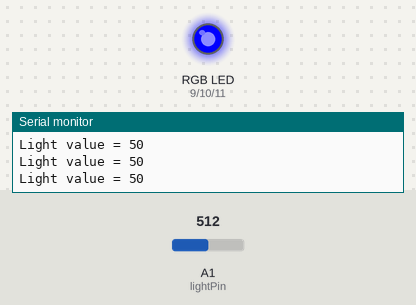
This sketch was run on a simulated Arduino Uno, built with avr-gcc and run on an emulated ATmega328P. On the bench: an RGB LED mixed from three pins (HIGH = lit), the last lines printed to the serial monitor. Inputs (shaded band) come from the test bench; at power-on: A1 (lightPin) = 512.

Above: at 1.2 s.
1.3 s: A1 (lightPin) set to 697
2.8 s: A1 (lightPin) set to 729
At 3.4 s:
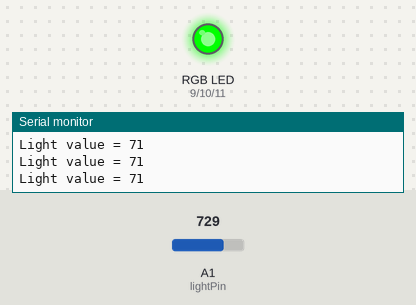
4.3 s: A1 (lightPin) set to 306
At 4.7 s:
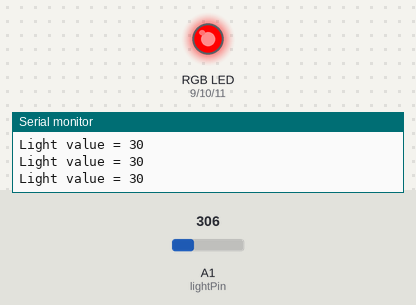
5.8 s: A1 (lightPin) set to 355
7.3 s: A1 (lightPin) set to 371
At 8.5 s:
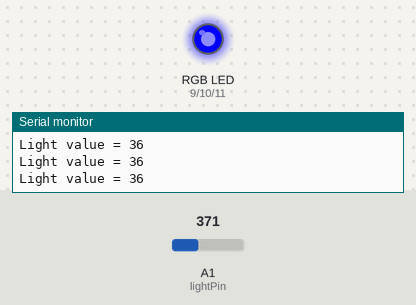
8.8 s: A1 (lightPin) set to 122
At 10.0 s:
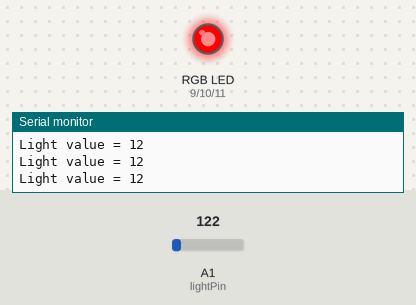
Timing chart, 0 to 11.3 s (numbered marks = the images above; inputs shaded):
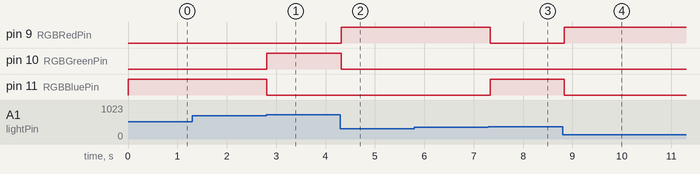

The sketch:

level_4.ino
```cpp
// Program: 004 Level 4
// Author: Braden Coates

#define lightPin A1 //The light sensor is plugged into pin A1 of the Arduino.
#define RGBRedPin 9    //The red RGB LED is connected pin 9 of the Arduino.
#define RGBGreenPin 10 //The green RGB LED is connected pin 10 of the Arduino.
#define RGBBluePin 11  //The blue RGB LED is connected pin 11 of the Arduino.
int light;      //This will store the data from the sensor.

void red() {
  //Display Red
  digitalWrite(RGBRedPin, HIGH); //Turn on RED
  digitalWrite(RGBGreenPin, LOW); //Turn off GREEN
  digitalWrite(RGBBluePin, LOW); //Turn off BLUE
}

void green() {
  //Display Green
  digitalWrite(RGBRedPin, LOW); //Turn off red
  digitalWrite(RGBGreenPin, HIGH); //Turn on GREEN
  digitalWrite(RGBBluePin, LOW); //Turn off BLUE
}

void blue() {
  //Display Blue
  digitalWrite(RGBRedPin, LOW); //Turn off red
  digitalWrite(RGBGreenPin, LOW); //Turn off GREEN
  digitalWrite(RGBBluePin, HIGH); //Turn on BLUE
}

void setup() { //The Setup function runs once.
  Serial.begin(9600);
  pinMode(RGBRedPin, OUTPUT);    //Setup red RGB LED pin as an output pin.
  pinMode(RGBGreenPin, OUTPUT);  //Setup green RGB LED pin as an output pin.
  pinMode(RGBBluePin, OUTPUT);   //Setup blue RGB LED pin as an output pin.
}

void loop() { //The loop function runs forever.
  light = analogRead(lightPin); //Read the value from the light sensor and store it in the lightData variable
  light = map(light, 0, 1023, 1, 100);
  Serial.print("Light value = ");
  Serial.println(light);  //Print the data to the serial port.

  if (light <= 35) red(); // dark light
  if (light > 35 && light < 70) blue(); // medium light
  if (light >=70) green(); // high light

  delay(100);
}
```

Measured:
- the behaviour switches between 712 and 713 on A1 (lightPin) (found by bisection; images 0 and 1)
- the behaviour switches between 361 and 362 on A1 (lightPin) (found by bisection; images 2 and 3)
- after the input at 2.8 s, pin 10 (RGBGreenPin): LOW → HIGH at once; pin 11 (RGBBluePin): HIGH → LOW at once
- after the input at 4.3 s, pin 9 (RGBRedPin): LOW → HIGH at once; pin 10 (RGBGreenPin): HIGH → LOW at once
- after the input at 7.3 s, pin 9 (RGBRedPin): HIGH → LOW at once; pin 11 (RGBBluePin): LOW → HIGH at once
- after the input at 8.8 s, pin 9 (RGBRedPin): LOW → HIGH at once; pin 11 (RGBBluePin): HIGH → LOW at once
